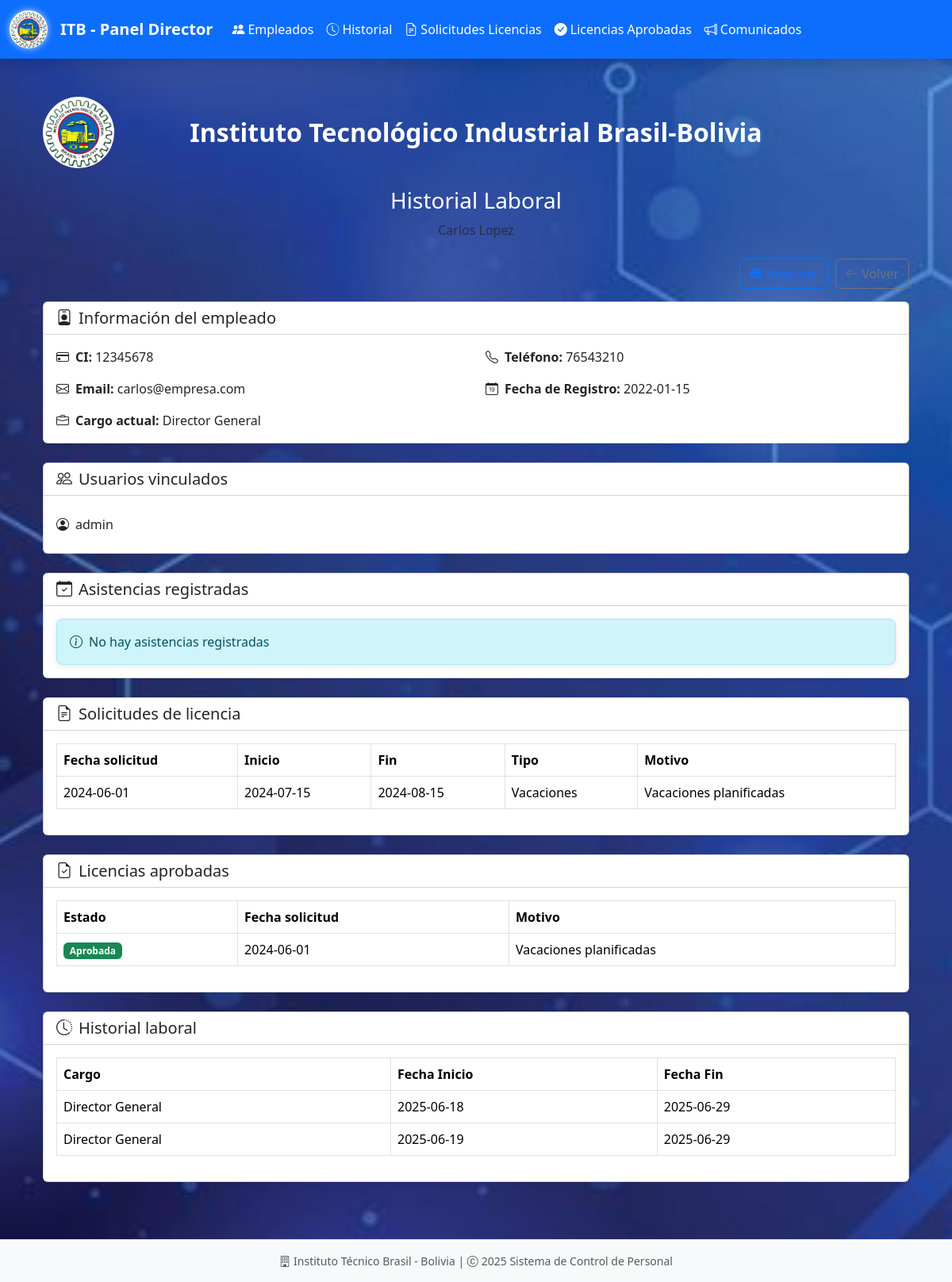
The app's page /director/historiales/imprimir/1 (signed in) with its own data.
### models/empleado_model.py (models this page shows, shortened)
class Empleado(db.Model):
    __tablename__ = "empleados"
    id = db.Column(db.Integer, primary_key=True)
    nombre = db.Column(db.String(255), nullable=False)
    apellido = db.Column(db.String(255), nullable=False)
    ci = db.Column(db.String(20), nullable=False, unique=True)
    email = db.Column(db.String(255), nullable=False, unique=True)
    telefono = db.Column(db.String(20), nullable=False)
    fecha = db.Column(db.DateTime, nullable=False, default=datetime.utcnow)
    cargo_id = db.Column(db.Integer, db.ForeignKey('cargos.id'), nullable=False)
    cargo = db.relationship('Cargo', back_populates='empleados')
    usuarios = db.relationship('Usuario', back_populates='empleado', uselist=False)
    asistencias = db.relationship('Asistencia', back_populates='empleado', cascade='all, delete-orphan')
    historial_laboral = db.relationship('Historial', back_populates='empleado', cascade='all, delete-orphan')
    licencias_aprobadas = db.relationship('LicenciaAprobada', back_populates='empleado', cascade='all, delete-orphan')
    solicitudes_licencia = db.relationship('SolicitudLicencia', back_populates='empleado', cascade='all, delete-orphan')
    @staticmethod
    def get_by_id(id):
        return Empleado.query.get(id)
    def delete(self):
        db.session.delete(self)
        db.session.commit()

### models/cargo_model.py (models this page shows, shortened)
class Cargo(db.Model):
    __tablename__ = "cargos"
    id = db.Column(db.Integer, primary_key=True)
    cargo = db.Column(db.String(80), nullable=False)
    descripcion = db.Column(db.Text)
    empleados = db.relationship('Empleado', back_populates='cargo')

### models/usuario_model.py (models this page shows, shortened)
class Usuario(db.Model):
    __tablename__ = "usuarios"
    id = db.Column(db.Integer, primary_key=True)
    username = db.Column(db.String(50), nullable=False, unique=True)
    password = db.Column(db.String(255), nullable=False)
    empleado_id = db.Column(db.Integer, db.ForeignKey('empleados.id'), nullable=False)
    rol_id = db.Column(db.Integer, db.ForeignKey('roles.id'), nullable=False)
    rol = db.relationship('Rol', back_populates='usuarios')
    empleado = db.relationship('Empleado', back_populates='usuarios')
    comunicados = db.relationship('Comunicado', back_populates='usuario', cascade='all, delete-orphan')
    historiales = db.relationship('Historial', back_populates='usuario', cascade='all, delete-orphan')
    def delete(self):
        db.session.delete(self)
        db.session.commit()

### models/solicitud_licencia_model.py (models this page shows, shortened)
class SolicitudLicencia(db.Model):
    __tablename__ = "solicitudes_licencia"
    id = db.Column(db.Integer, primary_key=True)
    fecha_solicitud = db.Column(db.Date, default=date.today, nullable=False)
    fecha_inicio = db.Column(db.Date, nullable=False)
    fecha_fin = db.Column(db.Date, nullable=False)
    motivo = db.Column(db.Text, nullable=False)
    empleado_id = db.Column(db.Integer, db.ForeignKey('empleados.id'), nullable=False)
    tipo_licencia_id = db.Column(db.Integer, db.ForeignKey('tipos_licencia.id'), nullable=False)
    empleado = db.relationship('Empleado', back_populates='solicitudes_licencia')
    tipo_licencia = db.relationship('TipoLicencia', back_populates='solicitudes')
    licencia_aprobada = db.relationship('LicenciaAprobada', back_populates='solicitud_licencia', uselist=False)

### models/tipo_licencia_model.py (models this page shows, shortened)
class TipoLicencia(db.Model):
    __tablename__ = 'tipos_licencia'
    id = db.Column(db.Integer, primary_key=True)
    nombre = db.Column(db.String(100), nullable=False)
    descripcion = db.Column(db.String(200))
    solicitudes = db.relationship('SolicitudLicencia', back_populates='tipo_licencia', cascade='all, delete-orphan')
    def delete(self):
        db.session.delete(self)
        db.session.commit()

### models/licencia_aprobada_model.py (models this page shows, shortened)
class LicenciaAprobada(db.Model):
    __tablename__ = "licencias_aprobadas"
    id = db.Column(db.Integer, primary_key=True)
    empleado_id = db.Column(db.Integer, db.ForeignKey('empleados.id'), nullable=False)
    solicitud_licencia_id = db.Column(db.Integer, db.ForeignKey('solicitudes_licencia.id'))
    estado = db.Column(db.String(20), nullable=True)
    empleado = db.relationship('Empleado', back_populates='licencias_aprobadas')
    solicitud_licencia = db.relationship('SolicitudLicencia', back_populates='licencia_aprobada')

### models/historial_model.py (models this page shows, shortened)
class Historial(db.Model):
    __tablename__ = "historial_laboral"
    id = db.Column(db.Integer, primary_key=True)
    empleado_id = db.Column(db.Integer, db.ForeignKey('empleados.id'), nullable=False)
    cargo = db.Column(db.String(100), nullable=False)
    fecha_inicio = db.Column(db.Date, nullable=False)
    fecha_fin = db.Column(db.Date)
    usuario_id = db.Column(db.Integer, db.ForeignKey('usuarios.id'), nullable=False)
    empleado = db.relationship('Empleado', back_populates='historial_laboral')
    usuario = db.relationship('Usuario', back_populates='historiales')

### controllers/historial_controller.py (the view)
@historial_director_bp.route('/imprimir/<int:empleado_id>')
def imprimir_director(empleado_id):
    empleado = Empleado.get_by_id(empleado_id)
    if not empleado:
        return "Empleado no encontrado", 404
    return historial_view.imprimir_director(
    empleado=empleado,
    historial_laboral=empleado.historial_laboral,
    usuarios=[empleado.usuarios] if empleado.usuarios else [],
    asistencias=empleado.asistencias,
    licencias_aprobadas=empleado.licencias_aprobadas,
    solicitudes_licencia=empleado.solicitudes_licencia
)

### run.py (called while the page is built)
@app.context_processor
def inject_active_path():
    def is_active(path):
        return 'active' if request.path == path else ''
    return(dict(is_active = is_active))

### views/historial_view.py (called while the page is built)
def imprimir_director(**kwargs):
    return render_template('director/historial/imprimir.html', **kwargs)

### templates/director/historial/imprimir.html (shortened to what this page needs)
{% extends 'director/base.html' %}
{% block content %}
<div class="container py-4">
    <div class="d-flex align-items-center justify-content-between mb-4 print-header">
        <div>
            <img src="{{ url_for('static', filename='images/logo_itb.jpg') }}" alt="Logo" style="height: 90px; width: 90px; border-radius: 50%;">
        </div>
        <div class="text-center flex-grow-1">
            <h2 class="mb-0 fw-bold">Instituto Tecnológico Industrial Brasil-Bolivia</h2>
        </div>
    </div>
    <div class="text-center mb-4">
        <h1 class="h3">Historial Laboral</h1>
        <p class="text-muted">{{ empleado.nombre }} {{ empleado.apellido }}</p>
    </div>
    <div class="d-flex justify-content-end gap-2 mb-3 no-print">
        <a href="#" onclick="window.print();" class="btn btn-outline-primary">
            <i class="bi bi-printer-fill"></i> Imprimir
        </a>
        <a href="{{ url_for('historial.index') }}" class="btn btn-outline-secondary">
            <i class="bi bi-arrow-left"></i> Volver
        </a>
    </div>
    <div class="card shadow-sm mb-4">
        <div class="card-header bg-white">
            <h5 class="mb-0"><i class="bi bi-person-badge me-2"></i>Información del empleado</h5>
        </div>
        <div class="card-body">
            <div class="row">
                <div class="col-md-6">
                    <p><strong><i class="bi bi-credit-card me-2"></i>CI:</strong> {{ empleado.ci }}</p>
                    <p><strong><i class="bi bi-envelope me-2"></i>Email:</strong> {{ empleado.email }}</p>
                </div>
                <div class="col-md-6">
                    <p><strong><i class="bi bi-telephone me-2"></i>Teléfono:</strong> {{ empleado.telefono }}</p>
                    <p><strong><i class="bi bi-calendar-date me-2"></i>Fecha de Registro:</strong> {{ empleado.fecha.strftime('%Y-%m-%d') }}</p>
                </div>
            </div>
            <p class="mb-0"><strong><i class="bi bi-briefcase me-2"></i>Cargo actual:</strong> {{ empleado.cargo.cargo if empleado.cargo else 'Sin cargo asignado' }}</p>
        </div>
    </div>
    <div class="card shadow-sm mb-4">
        <div class="card-header bg-white">
            <h5 class="mb-0"><i class="bi bi-people me-2"></i>Usuarios vinculados</h5>
        </div>
        <div class="card-body">
            {% if usuarios %}
            <div class="list-group list-group-flush">
                {% for user in usuarios %}
                <div class="list-group-item border-0 px-0 py-2">
                    <i class="bi bi-person-circle me-2"></i>{{ user.username }}
                </div>
                {% endfor %}
            </div>
            {% else %}
            <div class="alert alert-info mb-0">
                <i class="bi bi-info-circle me-2"></i>No hay usuarios vinculados
            </div>
            {% endif %}
        </div>
    </div>
    <div class="card shadow-sm mb-4">
        <div class="card-header bg-white">
            <h5 class="mb-0"><i class="bi bi-calendar-check me-2"></i>Asistencias registradas</h5>
        </div>
        <div class="card-body">
            {% if asistencias %}
            <div class="table-responsive">
                <table class="table table-bordered">
                    <thead>
                        <tr>
                            <th>Fecha</th>
                            <th>Entrada</th>
                            <th>Salida</th>
                        </tr>
                    </thead>
                    <tbody>
                        {% for asistencia in asistencias %}
                        <tr>
                            <td>{{ asistencia.fecha.strftime('%Y-%m-%d') if asistencia.fecha else 'Sin fecha' }}</td>
                            <td>{{ asistencia.hora_entrada.strftime('%H:%M') if asistencia.hora_entrada else 'N/A' }}</td>
                            <td>{{ asistencia.hora_salida.strftime('%H:%M') if asistencia.hora_salida else 'N/A' }}</td>
                        </tr>
                        {% endfor %}
                    </tbody>
                </table>
            </div>
            {% else %}
            <div class="alert alert-info mb-0">
                <i class="bi bi-info-circle me-2"></i>No hay asistencias registradas
            </div>
            {% endif %}
        </div>
    </div>
    <div class="card shadow-sm mb-4">
        <div class="card-header bg-white">
            <h5 class="mb-0"><i class="bi bi-file-earmark-text me-2"></i>Solicitudes de licencia</h5>
        </div>
        <div class="card-body">
            {% if solicitudes_licencia %}
            <div class="table-responsive">
                <table class="table table-bordered">
                    <thead>
                        <tr>
                            <th>Fecha solicitud</th>
                            <th>Inicio</th>
                            <th>Fin</th>
                            <th>Tipo</th>
                            <th>Motivo</th>
                        </tr>
                    </thead>
                    <tbody>
                        {% for solicitud in solicitudes_licencia %}
                        <tr>
                            <td>{{ solicitud.fecha_solicitud.strftime('%Y-%m-%d') if solicitud.fecha_solicitud else 'Sin fecha' }}</td>
                            <td>{{ solicitud.fecha_inicio.strftime('%Y-%m-%d') if solicitud.fecha_inicio else 'No definido' }}</td>
                            <td>{{ solicitud.fecha_fin.strftime('%Y-%m-%d') if solicitud.fecha_fin else 'No definido' }}</td>
                            <td>{{ solicitud.tipo_licencia.nombre if solicitud.tipo_licencia else 'No definido' }}</td>
                            <td>{{ solicitud.motivo if solicitud.motivo else 'N/A' }}</td>
                        </tr>
                        {% endfor %}
                    </tbody>
                </table>
            </div>
            {% else %}
            <div class="alert alert-info mb-0">
                <i class="bi bi-info-circle me-2"></i>No hay solicitudes de licencia
            </div>
            {% endif %}
        </div>
    </div>
    <div class="card shadow-sm mb-4">
        <div class="card-header bg-white">
            <h5 class="mb-0"><i class="bi bi-file-earmark-check me-2"></i>Licencias aprobadas</h5>
        </div>
        <div class="card-body">
            {% if licencias_aprobadas %}
            <div class="table-responsive">
                <table class="table table-bordered">
                    <thead>
                        <tr>
                            <th>Estado</th>
                            <th>Fecha solicitud</th>
                            <th>Motivo</th>
                        </tr>
                    </thead>
                    <tbody>
                        {% for licencia in licencias_aprobadas %}
                        <tr>
                            <td><span class="badge bg-success">{{ licencia.estado if licencia.estado else 'Pendiente' }}</span></td>
                            <td>{{ licencia.solicitud_licencia.fecha_solicitud.strftime('%Y-%m-%d') if licencia.solicitud_licencia and licencia.solicitud_licencia.fecha_solicitud else 'Sin fecha' }}</td>
                            <td>{{ licencia.solicitud_licencia.motivo if licencia.solicitud_licencia and licencia.solicitud_licencia.motivo else 'N/A' }}</td>
                        </tr>
                        {% endfor %}
                    </tbody>
                </table>
            </div>
            {% else %}
            <div class="alert alert-info mb-0">
                <i class="bi bi-info-circle me-2"></i>No hay licencias aprobadas
            </div>
            {% endif %}
        </div>
    </div>
    <div class="card shadow-sm mb-4">
        <div class="card-header bg-white">
            <h5 class="mb-0"><i class="bi bi-clock-history me-2"></i>Historial laboral</h5>
        </div>
        <div class="card-body">
            {% if historial_laboral %}
            <div class="table-responsive">
                <table class="table table-bordered">
                    <thead>
                        <tr>
                            <th>Cargo</th>
                            <th>Fecha Inicio</th>
                            <th>Fecha Fin</th>
                        </tr>
                    </thead>
                    <tbody>
                        {% for h in historial_laboral %}
                        <tr>
                            <td>{{ h.cargo }}</td>
                            <td>{{ h.fecha_inicio.strftime('%Y-%m-%d') if h.fecha_inicio else 'Sin fecha' }}</td>
                            <td>{{ h.fecha_fin.strftime('%Y-%m-%d') if h.fecha_fin else 'Actual' }}</td>
                        </tr>
                        {% endfor %}
                    </tbody>
                </table>
            </div>
            {% else %}
            <div class="alert alert-info mb-0">
                <i class="bi bi-info-circle me-2"></i>No hay historial laboral registrado
            </div>
            {% endif %}
        </div>
    </div>
</div>
{% endblock %}

### static/style/style_director.css (style rules this page uses)
:root { --primary-color: #0d6efd; --secondary-color: #6c757d; --success-color: #198754; --info-color: #0dcaf0; --warning-color: #ffc107; --danger-color: #dc3545; --light-color: #f8f9fa; --dark-color: #212529; --page-bg: url('/static/images/background.jpg') no-repeat center center fixed; --page-bg-size: cover; }
body { font-family: 'Segoe UI', Tahoma, Geneva, Verdana, sans-serif; background: var(--page-bg); background-size: var(--page-bg-size); color: #ffffff; min-height: 100vh; display: flex; flex-direction: column; }
.alert { border-radius: 8px; box-shadow: 0 2px 8px rgba(0,0,0,0.1); }

### records on screen
Empleado: nombre "Carlos", apellido "Lopez", ci "12345678", email "carlos@empresa.com", telefono "76543210", fecha "2022-01-15"
Cargo: cargo "Director General"
Usuario: username "admin"
SolicitudLicencia: fecha_solicitud "2024-06-01", fecha_inicio "2024-07-15", fecha_fin "2024-08-15", tipo_licencia "Vacaciones", motivo "Vacaciones planificadas"
LicenciaAprobada: estado "Aprobada", solicitud_licencia.fecha_solicitud "2024-06-01", solicitud_licencia "Vacaciones planificadas"
Historial: cargo "Director General", fecha_inicio "2025-06-18", fecha_fin "2025-06-29"
Historial: cargo "Director General", fecha_inicio "2025-06-19", fecha_fin "2025-06-29"
